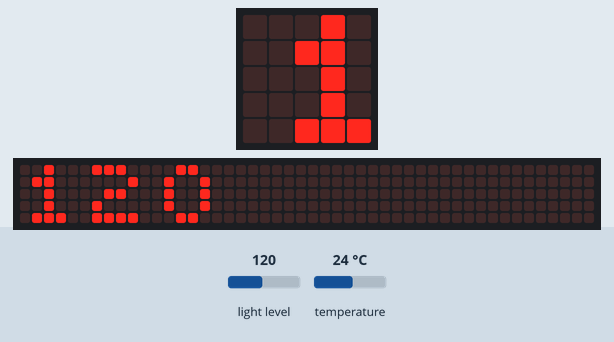
The program below on a simulated BBC micro:bit (MakeCode). Shown: the board's 5×5 LED display, a strip that is not on the board, showing the scrolling text unrolled. The inputs (shaded band) are chosen by the test bench; at power-on: light level 120, temperature 24 °C. The 48×5 strip is a reading aid, not a part: it shows the text the display is scrolling, unrolled, one strip-width of it at a time.

Above: at 1.27 s.
1.3 s: light level set to 5
At 5.4 s:
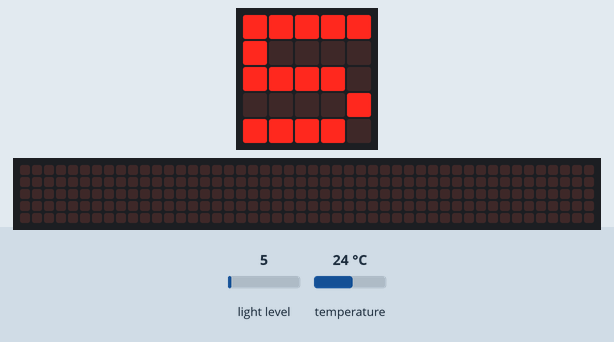
7.0 s: light level set to 64
At 8.93 s:
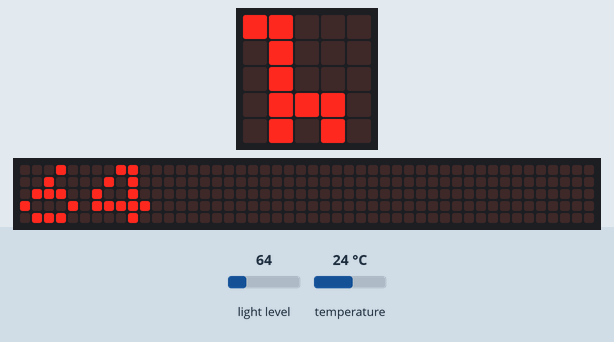
10.3 s: light level set to 128
At 15.61 s:
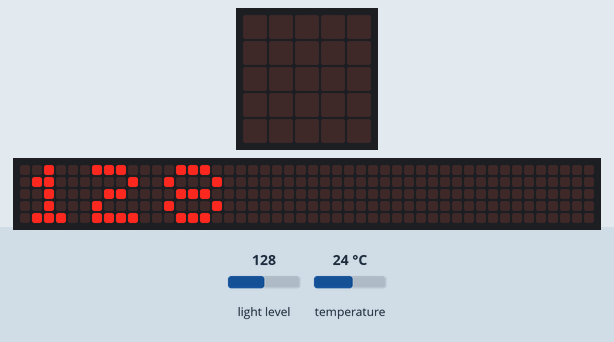

The program:

main.ts
```typescript
let luz: string;
while (true) {
    luz = "" + input.lightLevel()
    if (input.temperature() > 200) {
        basic.showIcon(IconNames.Duck)
        basic.showString(luz)
    } else if (input.temperature() >= 100 && input.temperature() <= 200) {
        basic.showIcon(IconNames.Rabbit)
        basic.showString(luz)
    } else {
        basic.showIcon(IconNames.Giraffe)
        basic.showString(luz)
    }

}
```

test.ts
```typescript
// aquí va el archivo "tests"; esto no se compilará cuando este paquete se utilice como una extensión.
```

Measured:
- after the input at 7.0 s, the display: first differs from a run without the input after 1.9 s (image 2)
- what the display in image 1 shows lasts 0.8 s, from 4.8 s to 5.6 s
